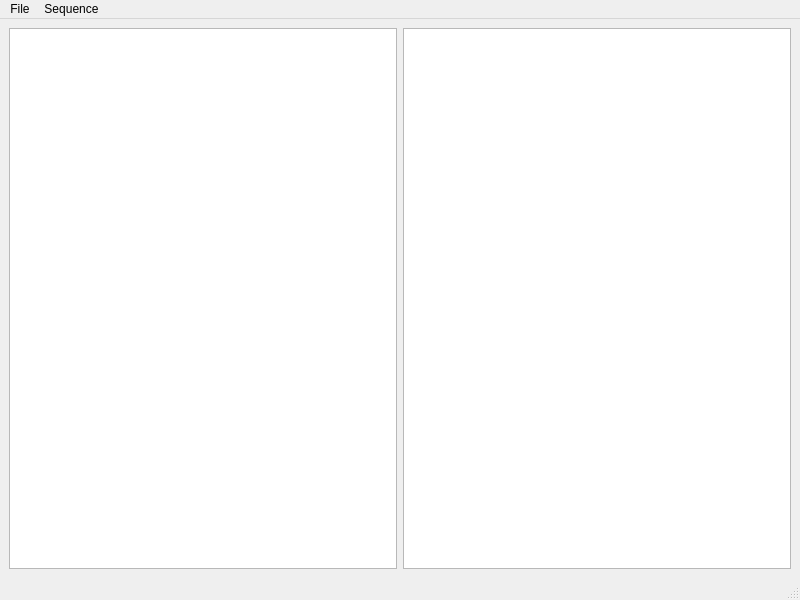
<?xml version="1.0" encoding="UTF-8"?>
<ui version="4.0">
 <class>MainWindow</class>
 <widget class="QMainWindow" name="MainWindow">
  <property name="geometry">
   <rect>
    <x>0</x>
    <y>0</y>
    <width>800</width>
    <height>600</height>
   </rect>
  </property>
  <property name="windowTitle">
   <string>BioFragmentor</string>
  </property>
  <widget class="QWidget" name="centralwidget">
   <property name="baseSize">
    <size>
     <width>0</width>
     <height>0</height>
    </size>
   </property>
   <layout class="QHBoxLayout" name="horizontalLayout">
    <item>
     <widget class="QTreeView" name="treeView">
      <property name="baseSize">
       <size>
        <width>1</width>
        <height>0</height>
       </size>
      </property>
      <property name="frameShape">
       <enum>QFrame::StyledPanel</enum>
      </property>
     </widget>
    </item>
    <item>
     <widget class="QTableView" name="tableView">
      <property name="baseSize">
       <size>
        <width>2</width>
        <height>0</height>
       </size>
      </property>
     </widget>
    </item>
   </layout>
  </widget>
  <widget class="QMenuBar" name="menubar">
   <property name="geometry">
    <rect>
     <x>0</x>
     <y>0</y>
     <width>800</width>
     <height>21</height>
    </rect>
   </property>
   <widget class="QMenu" name="menuFile">
    <property name="title">
     <string>File</string>
    </property>
    <addaction name="actionNew_Document"/>
    <addaction name="separator"/>
    <addaction name="actionClose"/>
   </widget>
   <widget class="QMenu" name="menuSequence">
    <property name="title">
     <string>Sequence</string>
    </property>
    <addaction name="actionNew_Sequence"/>
   </widget>
   <addaction name="menuFile"/>
   <addaction name="menuSequence"/>
  </widget>
  <widget class="QStatusBar" name="statusbar"/>
  <action name="actionNew_Document">
   <property name="text">
    <string>New Document</string>
   </property>
  </action>
  <action name="actionNew_Sequence">
   <property name="text">
    <string>New Sequence</string>
   </property>
  </action>
  <action name="actionClose">
   <property name="text">
    <string>Close BioFragmentor</string>
   </property>
  </action>
 </widget>
 <resources/>
 <connections>
  <connection>
   <sender>actionClose</sender>
   <signal>triggered()</signal>
   <receiver>MainWindow</receiver>
   <slot>close()</slot>
   <hints>
    <hint type="sourcelabel">
     <x>-1</x>
     <y>-1</y>
    </hint>
    <hint type="destinationlabel">
     <x>399</x>
     <y>299</y>
    </hint>
   </hints>
  </connection>
 </connections>
</ui>
